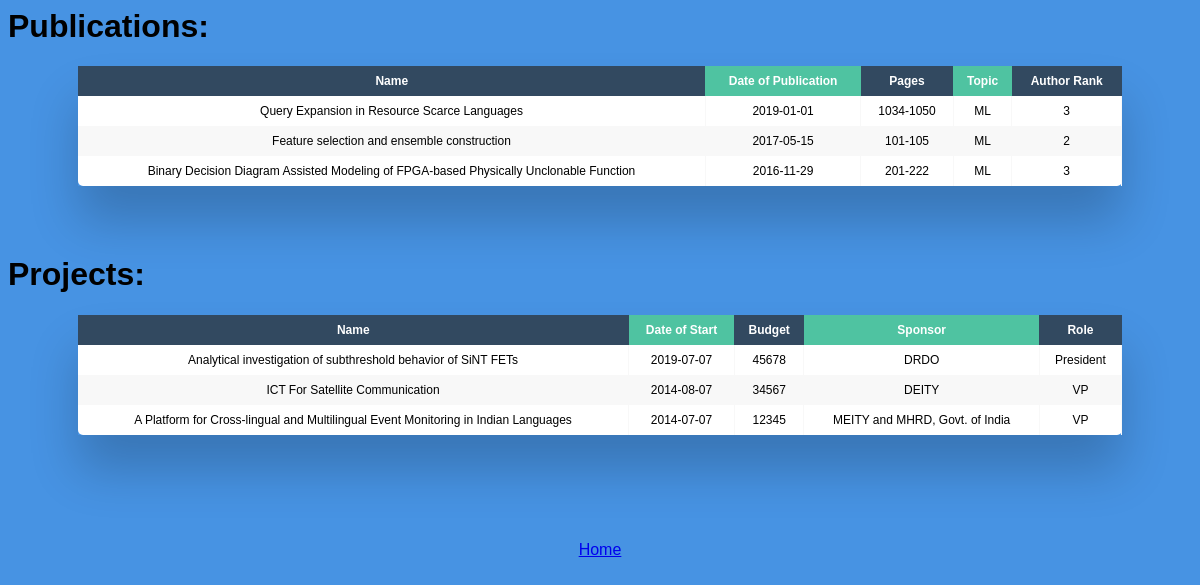
Page /faculty_work.php?fid=2 on the committed database.
### tables this page shows
CREATE TABLE `author` (
  `fid` int(11) NOT NULL,
  `pubid` int(11) NOT NULL,
  `ARank` int(11) DEFAULT NULL
);

CREATE TABLE `publications` (
  `pubid` int(11) NOT NULL,
  `pname` varchar(100) DEFAULT NULL,
  `dop` date DEFAULT NULL,
  `pages` varchar(20) DEFAULT NULL,
  `topic` varchar(50) DEFAULT NULL
);

CREATE TABLE `takes` (
  `pid` int(11) NOT NULL,
  `fid` int(11) NOT NULL,
  `role` varchar(30) DEFAULT NULL
);

CREATE TABLE `project` (
  `pid` int(11) NOT NULL,
  `pname` varchar(100) DEFAULT NULL,
  `budget` int(11) DEFAULT NULL,
  `sponsor` varchar(100) DEFAULT NULL,
  `dos` date DEFAULT NULL
);

### www/faculty_work.php (the view, shortened to what this page needs)
<html>
	<head>
	<link rel="stylesheet" href="phpcss2.css">
</head>
<?php
$fid= $_GET['fid'];
$con = mysqli_connect("db","user","test","myDb");
$sql = "SELECT pname, dop, pages, topic, Arank from faculty, publications, author where author.fid = '$fid' and author.pubid = publications.pubid and  faculty.fid = '$fid' order by publications.dop DESC";
$result = $con->query($sql);
if($result)
{
	echo "<h1> Publications: <br> </h1>";
	echo "<div class=\"table-wrapper\"><table class=\"fl-table\">";
	echo "<thead><tr><th>Name</th><th>Date of Publication</th><th>Pages</th><th>Topic</th><th>Author Rank</th></tr></thead>";
	echo "<tbody>";
	while($row = $result->fetch_assoc())
	{
		echo "<tr>";
		printf("<td> %s </td> <td> %s </td> <td> %s </td> <td> %s </td> <td> %s </td>",$row["pname"], $row['dop'],$row['pages'], $row['topic'], $row['Arank'] );
		echo "</tr>";
	}
	echo "</tbody></table></div>";
}
$sql = "SELECT pname, dos, budget, sponsor, role from faculty, project, takes where takes.fid = '$fid' and takes.pid = project.pid and  faculty.fid = '$fid' ORDER BY project.dos DESC";
$result = $con->query($sql);
if($result)
{
	echo "<h1> Projects: <br> </h1>";
	echo "<div class=\"table-wrapper\"><table class=\"fl-table\">";
	echo "<thead><tr><th>Name</th><th>Date of Start</th><th>Budget</th><th>Sponsor</th><th>Role</th></tr></thead>";
	echo "<tbody>";
	while($row = $result->fetch_assoc())
	{
		echo "<tr>";
		printf("<td> %s </td> <td> %s </td> <td> %s </td> <td> %s </td> <td> %s </td>",$row["pname"], $row['dos'],$row['budget'], $row['sponsor'], $row['role'] );
		echo "</tr>";
	}
	echo "</tbody></table></div>";
}
echo "<br><br><center><a href = http://localhost:8001/> Home </a></center>";
?>
</html>

### www/phpcss2.css (style rules this page uses)
* { box-sizing: border-box; -webkit-box-sizing: border-box; -moz-box-sizing: border-box; }
.table-wrapper { margin: 10px 70px 70px; box-shadow: 0px 35px 50px rgba( 0, 0, 0, 0.2 ); }
.fl-table { border-radius: 5px; font-size: 12px; font-weight: normal; border: none; border-collapse: collapse; width: 100%; max-width: 100%; white-space: nowrap; background-color: white; }
.fl-table td, .fl-table th { text-align: center; padding: 8px; }
.fl-table td { border-right: 1px solid #f8f8f8; font-size: 12px; }
.fl-table thead th { color: #ffffff; background: #4FC3A1; }
.fl-table thead th:nth-child(odd) { color: #ffffff; background: #324960; }
.fl-table tr:nth-child(even) { background: #F8F8F8; }

### rows in the picture
author: pubid.pname "Query Expansion in Resource Scarce Languages", pubid.dop "2019-01-01", pubid.pages "1034-1050", pubid.topic "ML", ARank "3"
author: pubid.pname "Feature selection and ensemble construction", pubid.dop "2017-05-15", pubid.pages "101-105", pubid.topic "ML", ARank "2"
author: pubid.pname "Binary Decision Diagram Assisted Modeling of FPGA-based Physically Unclonable Function", pubid.dop "2016-11-29", pubid.pages "201-222", pubid.topic "ML", ARank "3"
takes: pid.pname "Analytical investigation of subthreshold behavior of SiNT FETs", pid.dos "2019-07-07", pid.budget "45678", pid.sponsor "DRDO", role "President"
takes: pid.pname "ICT For Satellite Communication", pid.dos "2014-08-07", pid.budget "34567", pid.sponsor "DEITY", role "VP"
takes: pid.pname "A Platform for Cross-lingual and Multilingual Event Monitoring in Indian Languages", pid.dos "2014-07-07", pid.budget "12345", pid.sponsor "MEITY and MHRD, Govt. of India", role "VP"
